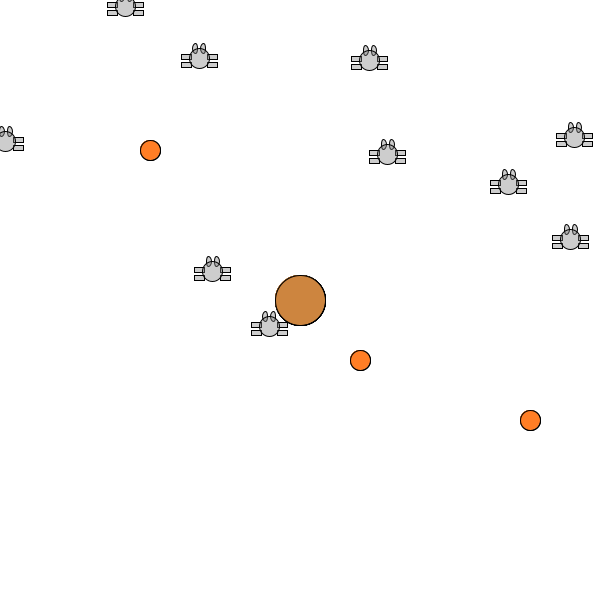
Frame 1 (no input)
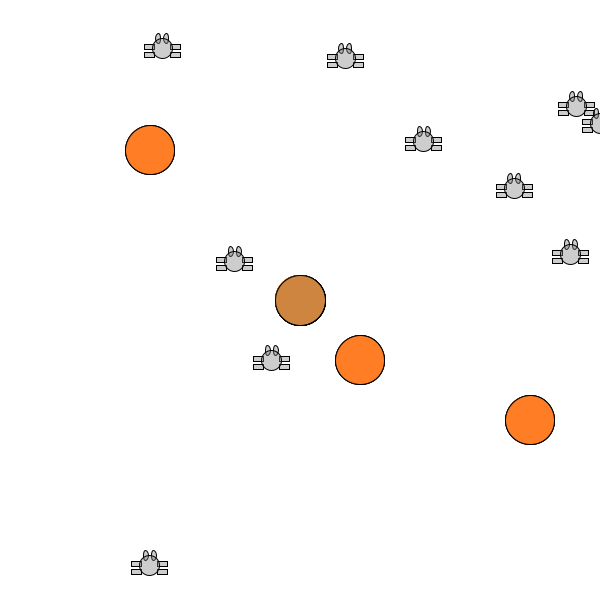
Frame 60 (the mouse pressed at the canvas centre just before this capture)
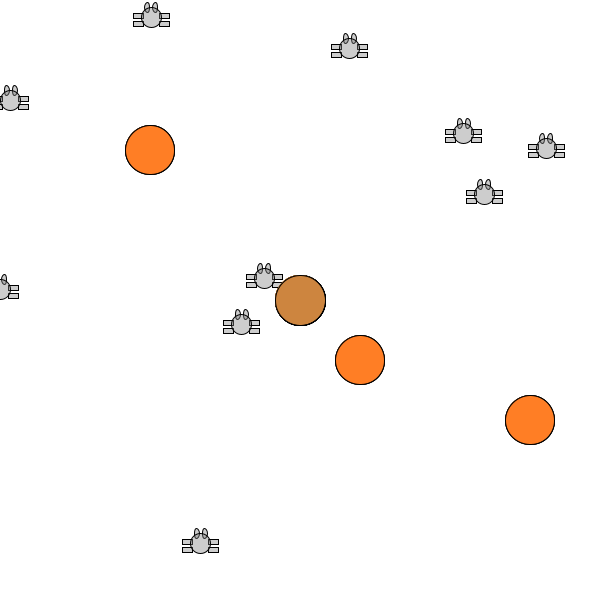
Frame 120 (the mouse held since frame 60 and released just before this capture)

The Processing sketch that drew these frames (run headless with seeded random() and noise(); from frame 60 on, the mouse is pressed at the canvas centre):

// Processing sketch: Aufgabe_3_1
// ── Aufgabe_3_1.pde
Ameise[] Ameisen=new Ameise[10];
Futterquelle[] Futterquellen=new Futterquelle[3];

void setup(){
  size(600, 600);
  for(int i=0; i<Ameisen.length; i++){
    Ameisen[i]=new Ameise();
  }
  for(int j=0; j<Futterquellen.length; j++){
    Futterquellen[j]=new Futterquelle();
  }
}
void draw(){
  background(255);
  for(int i=0; i<Ameisen.length; i++){
    Ameisen[i].bewegendisplayFutterquelle();
   
  }
  for(int j=0; j<Futterquellen.length; j++){
    Futterquellen[j].ZeichnenUndBewegen(); 
  }
}


class Ameise{
  float x;
  float y;

  Ameise(){
    x=random(width);
    y=random(height);
  }
  
  void bewegendisplayFutterquelle(){
   y =y+random(-6, 6);
    x=x+random(-6, 6);
     if (x > width) {
  x = 0;
} else if (x < 0) {
  x = width;
}
   if (y > height) {
  y = 0;
} else if (y < 0) {
  y = height;
}
  
  if(x<150+10 && x>150-10 && y<150+10 && y>150-10){
   x=150;
     y=150;}
      if(x<530+20 && x>530-20 && y<420+20 && y>420-20){
   x=530;
     y=420;}
     if(x<360+10 && x>360-10 && y<360+10 && y>360-10){
   x=360;
     y=360;}
 
    fill(127, 100);
    ellipse(x-4, y-10, 5, 10);
    ellipse(x+4, y-10, 5, 10);
    rect(x-18, y-4, 10, 5);
    rect(x-18, y+4, 10, 5);
    rect(x+8, y-4, 10, 5);
    rect(x+8, y+4, 10, 5);
    ellipse(x, y, 20, 20);
    fill(205, 133, 63);
   ellipse(width/2, height/2, 50, 50);
    
    
  }
}
    
class Futterquelle{
  float FutterquelleX1;
   float FutterquelleY1;
   float FutterquelleX2;
   float FutterquelleY2;
   float FutterquelleX3;
   float FutterquelleY3;
  float Size;
  
   
   Futterquelle(){
     FutterquelleX1=150;
      FutterquelleY1=150;
      FutterquelleX2=530;
  FutterquelleY2=420;
   FutterquelleX3=360;
   FutterquelleY3=360;
      Size=20;
     
   }
   void ZeichnenUndBewegen(){
       fill(255, 126, 37);
     ellipse(FutterquelleX1, FutterquelleY1, Size, Size);
      ellipse(FutterquelleX2, FutterquelleY2, Size, Size);
       ellipse(FutterquelleX3, FutterquelleY3, Size, Size);
     Size++;
   
    if(Size==50){
     Size--;
    }   
  }
}
